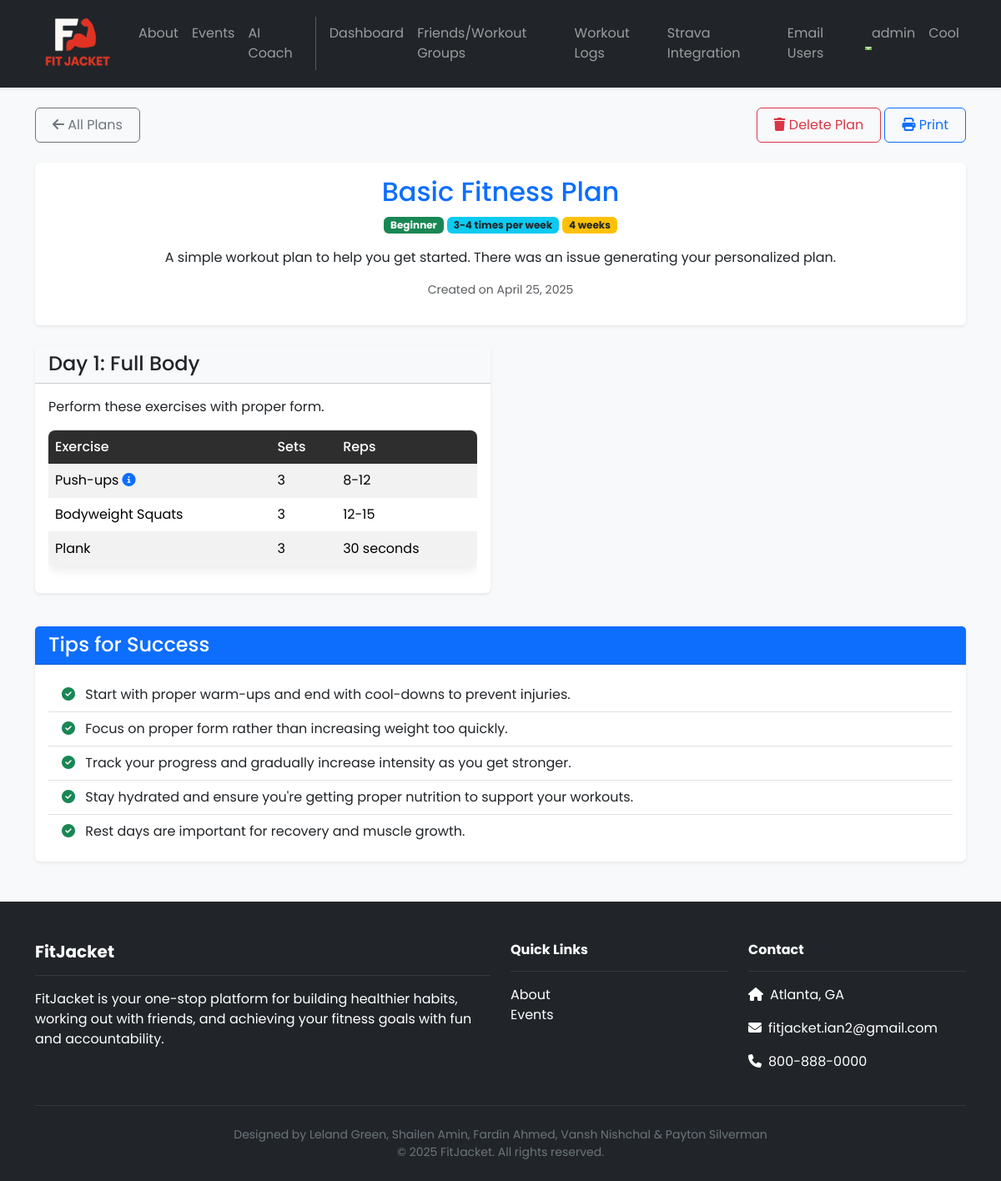
Page /dashboard/workout-plans/3/ (signed in) on the committed database.
### friends/models.py (models this page shows)
class WorkoutGroup(models.Model):
    name = models.CharField(max_length=255)
    created_by = models.ForeignKey(User, on_delete=models.CASCADE, related_name='created_groups')
    created_at = models.DateTimeField(auto_now_add=True)

### dashboard/models.py (models this page shows, shortened)
class WorkoutPlan(models.Model):
    FREQUENCY_CHOICES = [
        ('daily', 'Daily'),
        ('2-3x', '2-3 times per week'),
        ('3-4x', '3-4 times per week'),
        ('5-6x', '5-6 times per week'),
        ('weekly', 'Weekly'),
    ]
    DIFFICULTY_CHOICES = [
        ('beginner', 'Beginner'),
        ('intermediate', 'Intermediate'),
        ('advanced', 'Advanced'),
    ]
    user = models.ForeignKey(User, on_delete=models.CASCADE)
    title = models.CharField(max_length=255)
    description = models.TextField()
    frequency = models.CharField(max_length=10, choices=FREQUENCY_CHOICES, default='3-4x')
    difficulty = models.CharField(max_length=15, choices=DIFFICULTY_CHOICES, default='beginner')
    duration_weeks = models.PositiveIntegerField(default=4)
    created_at = models.DateTimeField(auto_now_add=True)
    last_updated = models.DateTimeField(auto_now=True)

class WorkoutDay(models.Model):
    workout_plan = models.ForeignKey(WorkoutPlan, on_delete=models.CASCADE, related_name='workout_days')
    day_number = models.PositiveIntegerField()
    focus = models.CharField(max_length=100)
    instructions = models.TextField()
    class Meta:
        ordering = ['day_number']

class Exercise(models.Model):
    workout_day = models.ForeignKey(WorkoutDay, on_delete=models.CASCADE, related_name='exercises')
    name = models.CharField(max_length=100)
    sets = models.PositiveIntegerField(default=3)
    reps = models.CharField(max_length=50,
                            default="8-12")
    notes = models.TextField(blank=True)
    order = models.PositiveIntegerField(default=0)
    class Meta:
        ordering = ['order']

### dashboard/views.py (the view)
# urls.py: path('workout-plans/<int:plan_id>/', views.workout_plan_detail, name='workout_plan_detail'),
@login_required
def workout_plan_detail(request, plan_id):
    plan = get_object_or_404(WorkoutPlan, id=plan_id, user=request.user)
    workout_days = plan.workout_days.all().prefetch_related('exercises')
    return render(request, 'dashboard/workout_plan_detail.html', {
        'plan': plan,
        'workout_days': workout_days
    })

### accounts/context_processors.py (called while the page is built)
def admin_group(request):
    if request.user.is_authenticated:
        is_admin = request.user.groups.filter(name='admin').exists()
    else:
        is_admin = False
    return {'is_admin': is_admin}

### friends/context_processors.py (called while the page is built)
def user_groups(request):
    if request.user.is_authenticated:
        groups = WorkoutGroup.objects.filter(groupmember__user=request.user)
    else:
        groups = []
    return {'user_groups': groups}

### dashboard/templates/dashboard/workout_plan_detail.html (shortened to what this page needs)
{% extends 'base.html' %}
{% block content %}
{% load static %}
<div class="container py-4">
    <div class="d-flex justify-content-between align-items-center mb-4">
        <a href="{% url 'workout_plans' %}" class="btn btn-outline-secondary">
            <i class="fas fa-arrow-left"></i> All Plans
        </a>
        <div>
            <a href="{% url 'delete_workout_plan' plan.id %}" class="btn btn-outline-danger">
                <i class="fas fa-trash"></i> Delete Plan
            </a>
            <a href="#" class="btn btn-outline-primary" onclick="window.print()">
                <i class="fas fa-print"></i> Print
            </a>
        </div>
    </div>
    <div class="card shadow-sm mb-4">
        <div class="card-body">
            <h2 class="card-title text-center text-primary">{{ plan.title }}</h2>
            <div class="text-center mb-3">
                <span class="badge bg-success">{{ plan.get_difficulty_display }}</span>
                <span class="badge bg-info text-dark">{{ plan.get_frequency_display }}</span>
                <span class="badge bg-warning text-dark">{{ plan.duration_weeks }} week{% if plan.duration_weeks > 1 %}s{% endif %}</span>
            </div>
            <p class="card-text text-center">{{ plan.description }}</p>
            <p class="text-muted text-center small">Created on {{ plan.created_at|date:"F j, Y" }}</p>
        </div>
    </div>
    <div class="row">
        {% for day in workout_days %}
            <div class="col-lg-6 col-md-12 mb-4">
                <div class="card shadow-sm h-100">
                    <div class="card-header bg-light">
                        <h4 class="mb-0">Day {{ day.day_number }}: {{ day.focus }}</h4>
                    </div>
                    <div class="card-body">
                        <p class="card-text">{{ day.instructions }}</p>
                        {% if day.exercises.all %}
                            <div class="table-responsive">
                                <table class="table table-striped">
                                    <thead class="table-dark">
                                        <tr>
                                            <th>Exercise</th>
                                            <th>Sets</th>
                                            <th>Reps</th>
                                        </tr>
                                    </thead>
                                    <tbody>
                                        {% for exercise in day.exercises.all %}
                                            <tr>
                                                <td>
                                                    {{ exercise.name }}
                                                    {% if exercise.notes %}
                                                        <i class="fas fa-info-circle text-primary" data-bs-toggle="tooltip" title="{{ exercise.notes }}"></i>
                                                    {% endif %}
                                                </td>
                                                <td>{{ exercise.sets }}</td>
                                                <td>{{ exercise.reps }}</td>
                                            </tr>
                                        {% endfor %}
                                    </tbody>
                                </table>
                            </div>
                        {% else %}
                            <div class="alert alert-info">
                                <i class="fas fa-info-circle"></i> This is a rest day or recovery day.
                            </div>
                        {% endif %}
                    </div>
                </div>
            </div>
        {% endfor %}
    </div>
    <div class="card shadow-sm mt-3 mb-4">
        <div class="card-header bg-primary text-white">
            <h4 class="mb-0">Tips for Success</h4>
        </div>
        <div class="card-body">
            <ul class="list-group list-group-flush">
                <li class="list-group-item">
                    <i class="fas fa-check-circle text-success me-2"></i>
                    Start with proper warm-ups and end with cool-downs to prevent injuries.
                </li>
                <li class="list-group-item">
                    <i class="fas fa-check-circle text-success me-2"></i>
                    Focus on proper form rather than increasing weight too quickly.
                </li>
                <li class="list-group-item">
                    <i class="fas fa-check-circle text-success me-2"></i>
                    Track your progress and gradually increase intensity as you get stronger.
                </li>
                <li class="list-group-item">
                    <i class="fas fa-check-circle text-success me-2"></i>
                    Stay hydrated and ensure you're getting proper nutrition to support your workouts.
                </li>
                <li class="list-group-item">
                    <i class="fas fa-check-circle text-success me-2"></i>
                    Rest days are important for recovery and muscle growth.
                </li>
            </ul>
        </div>
    </div>
</div>
{% endblock %}

### FitJacket/templates/base.html (shortened to what this page needs)
<!DOCTYPE html>
<html>
  {% load static %}
  <head>
    <link href="https://cdn.jsdelivr.net/npm/bootstrap@5.3.3/dist/css/bootstrap.min.css" rel="stylesheet">
    <link rel="stylesheet" href="https://cdnjs.cloudflare.com/ajax/libs/font-awesome/6.4.0/css/all.min.css">
    <link rel="stylesheet" type="text/css" href="{% static 'css/style.css' %}">
  </head>
  <body>
    <nav class="navbar navbar-dark bg-dark navbar-expand-lg sticky-top shadow-sm py-2m">
      <div class="container">
        <a class="navbar-brand" href="{% url 'home.index' %}">
          <img src="{% static 'img/fitjacketlogo.png' %}" style="height:100px; width:auto;" alt="logo" />
        </a>
        <div class="collapse navbar-collapse" id="navbarNavAltMarkup">
          <div class="navbar-nav ms-auto navbar-ml">
            <a class="nav-link {% if request.path == '/about/' %}active{% endif %}" href="{% url 'home.about' %}" aria-current="{% if request.path == '/about/' %}page{% endif %}">About</a>
            <a class="nav-link {% if request.path == '/events/' %}active{% endif %}" href="{% url 'events.about' %}" aria-current="{% if request.path == '/events/' %}page{% endif %}">Events</a>
            <a class="nav-link" href="{% url 'ai_coach:home' %}">AI Coach</a>
            {% if user.is_authenticated %}
              <a class="nav-link {% if request.path == '/dashboard/' %}active{% endif %}" href="{% url 'Dashboard' %}" aria-current="{% if request.path == '/dashboard/' %}page{% endif %}">Dashboard</a>
              <a class="nav-link" href="{% url 'friends:userList' %}">Friends/Workout Groups</a>
                <a class="nav-link" href="{% url 'workout_logs' %}">Workout Logs</a>
              <a class="nav-link" href="{% url 'strava.import' %}">Strava Integration</a>
              {% if is_admin %}
                <a class="nav-link" href="{% url 'administratorPanel.emailUsers' %}">Email Users</a>
              {% endif %}
              <li class="nav-item dropdown">
                <a class="nav-link dropdown-toggle" href="#" role="button" data-bs-toggle="dropdown">
                   {{ user.username }}
                </a>
              </li>
            {% else %}
              <a class="nav-link" href="{% url 'accounts.login' %}">Login</a>
              <a class="nav-link" href="{% url 'accounts.signup' %}">Sign Up</a>
              <a class="nav-link" href="{% url 'accounts.resetPassword' %}">Reset Password</a>
            {% endif %}
            {% if user_groups %}
              {% for group in user_groups %}
                <a class="nav-link" href="{% url 'friends:groupDetail' group.id %}">{{ group.name }}</a>
              {% endfor %}
            {% endif %}
          </div>
        </div>
      </div>
    </nav>
    <div class="main-content" style="height: 80vh;">
      {% block content %}
      {% endblock content %}
    </div>
    <footer class="bg-dark text-white pt-5 pb-4 mt-auto">
      <div class="container">
        <div class="row g-4">
          <div class="col-md-6">
            <h5 class="fw-bold">FitJacket</h5>
            <hr class="border-secondary">
            <p>FitJacket is your one-stop platform for building healthier habits, working out with friends, and achieving your fitness goals with fun and accountability.</p>
          </div>
          <div class="col-md-3">
            <h6 class="fw-bold">Quick Links</h6>
            <hr class="border-secondary">
            <ul class="list-unstyled">
              <li><a href="{% url 'home.about' %}" class="text-white text-decoration-none">About</a></li>
              <li><a href="{% url 'events.about' %}" class="text-white text-decoration-none">Events</a></li>
            </ul>
          </div>
          <div class="col-md-3">
            <h6 class="fw-bold">Contact</h6>
            <hr class="border-secondary">
            <p><i class="fas fa-home me-2"></i>Atlanta, GA</p>
            <p><i class="fas fa-envelope me-2"></i>fitjacket.ian2@gmail.com</p>
            <p><i class="fas fa-phone me-2"></i>800-888-0000</p>
          </div>
        </div>
        <hr class="border-secondary my-4">
        <div class="text-center small" style="color: #6c757d;">
          Designed by Leland Green, Shailen Amin, Fardin Ahmed, Vansh Nishchal & Payton Silverman<br>
          © 2025 FitJacket. All rights reserved.
        </div>
      </div>
    </footer>
  </body>
</html>

### FitJacket/static/css/style.css (style rules this page uses)
body { font-family: 'Poppins', sans-serif; background-color: #f8f9fa; min-height: 100vh; display: flex; flex-direction: column; }
.main-content { flex: 1; }
.navbar { box-shadow: 0 2px 4px rgba(0,0,0,0.1); min-height: 60px; align-items: center; }
nav.navbar { padding-top: 0.15rem; padding-bottom: 0.15rem; }
.navbar-brand { position: relative; overflow: visible; padding-top: 0; padding-bottom: 0; }
.navbar-brand img { height: 100px !important; width: auto !important; transition: transform 0.2s; }
.nav-link { position: relative; transition: color 0.3s; }
.nav-link:after { content: ''; position: absolute; width: 0; height: 2px; bottom: 0; left: 0; background-color: #6ab43e; transition: width 0.3s; }
.card { transition: transform 0.2s, box-shadow 0.2s; border: none; box-shadow: 0 2px 15px rgba(0,0,0,0.1); }
.btn { padding: 8px 20px; border-radius: 6px; transition: all 0.3s; }
.table { background-color: white; border-radius: 8px; overflow: hidden; box-shadow: 0 2px 15px rgba(0,0,0,0.1); }
.table th { background-color: #2E2E2E; color: white; font-weight: 500; border: none; }
.table td { border-color: #f0f0f0; vertical-align: middle; }

### rows in the picture
WorkoutGroup: name "Cool"
WorkoutPlan: title "Basic Fitness Plan", difficulty "Beginner", frequency "3-4 times per week", duration_weeks "4", description "A simple workout plan to help you get started. There was an issue generating your personalized plan.", created_at "April 25, 2025"
WorkoutDay: day_number "1", focus "Full Body", instructions "Perform these exercises with proper form."
Exercise: name "Push-ups", sets "3", reps "8-12"
Exercise: name "Bodyweight Squats", sets "3", reps "12-15"
Exercise: name "Plank", sets "3", reps "30 seconds"

### other values in the picture
{{ user.username }} "admin"
